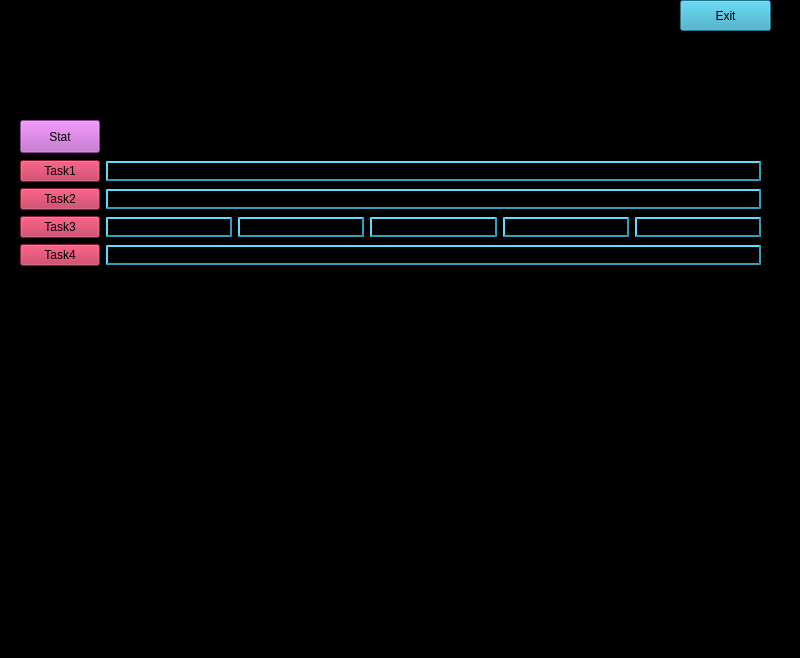
<?xml version="1.0" encoding="UTF-8"?>
<ui version="4.0">
 <class>MainWindow</class>
 <widget class="QMainWindow" name="MainWindow">
  <property name="geometry">
   <rect>
    <x>0</x>
    <y>0</y>
    <width>800</width>
    <height>658</height>
   </rect>
  </property>
  <property name="windowTitle">
   <string>MainWindow</string>
  </property>
  <property name="styleSheet">
   <string notr="true">background-color: rgb(0,0,0)</string>
  </property>
  <widget class="QWidget" name="centralwidget">
   <widget class="QWidget" name="gridLayoutWidget">
    <property name="geometry">
     <rect>
      <x>20</x>
      <y>160</y>
      <width>741</width>
      <height>371</height>
     </rect>
    </property>
    <layout class="QGridLayout" name="gridLayout">
     <item row="2" column="2">
      <widget class="QLineEdit" name="lineEditTask2">
       <property name="styleSheet">
        <string notr="true"> border-style: outset;
 border-width: 2px;
 border-color: rgb(47, 161, 190)</string>
       </property>
      </widget>
     </item>
     <item row="4" column="2">
      <widget class="QLineEdit" name="lineEditTask4">
       <property name="styleSheet">
        <string notr="true"> border-style: outset;
 border-width: 2px;
 border-color: rgb(47, 161, 190)</string>
       </property>
      </widget>
     </item>
     <item row="3" column="0">
      <widget class="QPushButton" name="pushButtonTask3">
       <property name="styleSheet">
        <string notr="true">background-color: rgb(187, 38, 73)</string>
       </property>
       <property name="text">
        <string>Task3</string>
       </property>
      </widget>
     </item>
     <item row="3" column="2">
      <layout class="QHBoxLayout" name="horizontalLayout_2">
       <item>
        <widget class="QLineEdit" name="lineTask31">
         <property name="styleSheet">
          <string notr="true"> border-style: outset;
 border-width: 2px;
 border-color: rgb(47, 161, 190)</string>
         </property>
        </widget>
       </item>
       <item>
        <widget class="QLineEdit" name="lineTask32">
         <property name="styleSheet">
          <string notr="true"> border-style: outset;
 border-width: 2px;
 border-color: rgb(47, 161, 190)

</string>
         </property>
        </widget>
       </item>
       <item>
        <widget class="QLineEdit" name="lineTask33">
         <property name="styleSheet">
          <string notr="true"> border-style: outset;
 border-width: 2px;
 border-color: rgb(47, 161, 190)</string>
         </property>
        </widget>
       </item>
       <item>
        <widget class="QLineEdit" name="lineTask34">
         <property name="styleSheet">
          <string notr="true"> border-style: outset;
 border-width: 2px;
 border-color: rgb(47, 161, 190)</string>
         </property>
        </widget>
       </item>
       <item>
        <widget class="QLineEdit" name="lineTask35">
         <property name="styleSheet">
          <string notr="true"> border-style: outset;
 border-width: 2px;
 border-color: rgb(47, 161, 190)</string>
         </property>
        </widget>
       </item>
      </layout>
     </item>
     <item row="1" column="0">
      <widget class="QPushButton" name="pushButtonTask1">
       <property name="styleSheet">
        <string notr="true">background-color: rgb(187, 38, 73)</string>
       </property>
       <property name="text">
        <string>Task1</string>
       </property>
      </widget>
     </item>
     <item row="2" column="0">
      <widget class="QPushButton" name="pushButtonTask2">
       <property name="styleSheet">
        <string notr="true">background-color: rgb(187, 38, 73)</string>
       </property>
       <property name="text">
        <string>Task2</string>
       </property>
      </widget>
     </item>
     <item row="4" column="0">
      <widget class="QPushButton" name="pushButtonTask4">
       <property name="styleSheet">
        <string notr="true">background-color: rgb(187, 38, 73)</string>
       </property>
       <property name="text">
        <string>Task4</string>
       </property>
      </widget>
     </item>
     <item row="1" column="2">
      <widget class="QLineEdit" name="lineEditTask1">
       <property name="styleSheet">
        <string notr="true"> border-style: outset;
 border-width: 2px;
 border-color: rgb(47, 161, 190)</string>
       </property>
      </widget>
     </item>
     <item row="6" column="2" rowspan="2">
      <widget class="QLabel" name="label">
       <property name="maximumSize">
        <size>
         <width>653</width>
         <height>373</height>
        </size>
       </property>
       <property name="text">
        <string/>
       </property>
       <property name="alignment">
        <set>Qt::AlignmentFlag::AlignLeading|Qt::AlignmentFlag::AlignLeft|Qt::AlignmentFlag::AlignTop</set>
       </property>
       <property name="wordWrap">
        <bool>true</bool>
       </property>
      </widget>
     </item>
    </layout>
   </widget>
   <widget class="QPushButton" name="pushButtonExit">
    <property name="geometry">
     <rect>
      <x>680</x>
      <y>0</y>
      <width>91</width>
      <height>31</height>
     </rect>
    </property>
    <property name="styleSheet">
     <string notr="true">background-color: rgb(47, 161, 190)</string>
    </property>
    <property name="text">
     <string>Exit</string>
    </property>
   </widget>
   <widget class="QTextBrowser" name="textBrowser">
    <property name="geometry">
     <rect>
      <x>20</x>
      <y>10</y>
      <width>601</width>
      <height>141</height>
     </rect>
    </property>
    <property name="html">
     <string>&lt;!DOCTYPE HTML PUBLIC &quot;-//W3C//DTD HTML 4.0//EN&quot; &quot;http://www.w3.org/TR/REC-html40/strict.dtd&quot;&gt;
&lt;html&gt;&lt;head&gt;&lt;meta name=&quot;qrichtext&quot; content=&quot;1&quot; /&gt;&lt;meta charset=&quot;utf-8&quot; /&gt;&lt;style type=&quot;text/css&quot;&gt;
p, li { white-space: pre-wrap; }
hr { height: 1px; border-width: 0; }
li.unchecked::marker { content: &quot;\2610&quot;; }
li.checked::marker { content: &quot;\2612&quot;; }
&lt;/style&gt;&lt;/head&gt;&lt;body style=&quot; font-family:'Hack'; font-size:16pt; font-weight:400; font-style:normal;&quot;&gt;
&lt;p style=&quot; margin-top:0px; margin-bottom:0px; margin-left:0px; margin-right:0px; -qt-block-indent:0; text-indent:0px;&quot;&gt;Task1: AES&lt;/p&gt;
&lt;p style=&quot; margin-top:0px; margin-bottom:0px; margin-left:0px; margin-right:0px; -qt-block-indent:0; text-indent:0px;&quot;&gt;Task2: SHA-512&lt;/p&gt;
&lt;p style=&quot; margin-top:0px; margin-bottom:0px; margin-left:0px; margin-right:0px; -qt-block-indent:0; text-indent:0px;&quot;&gt;Task3: Dichotomy Method&lt;/p&gt;
&lt;p style=&quot; margin-top:0px; margin-bottom:0px; margin-left:0px; margin-right:0px; -qt-block-indent:0; text-indent:0px;&quot;&gt;Task4: Dijkstra Algorithm&lt;/p&gt;
&lt;p style=&quot;-qt-paragraph-type:empty; margin-top:0px; margin-bottom:0px; margin-left:0px; margin-right:0px; -qt-block-indent:0; text-indent:0px;&quot;&gt;&lt;br /&gt;&lt;/p&gt;&lt;/body&gt;&lt;/html&gt;</string>
    </property>
   </widget>
   <widget class="QPushButton" name="pushButtonStat">
    <property name="geometry">
     <rect>
      <x>20</x>
      <y>120</y>
      <width>80</width>
      <height>33</height>
     </rect>
    </property>
    <property name="styleSheet">
     <string notr="true">background-color: rgb(192, 97, 203)</string>
    </property>
    <property name="text">
     <string>Stat</string>
    </property>
   </widget>
  </widget>
  <widget class="QMenuBar" name="menubar">
   <property name="geometry">
    <rect>
     <x>0</x>
     <y>0</y>
     <width>800</width>
     <height>30</height>
    </rect>
   </property>
  </widget>
  <widget class="QStatusBar" name="statusbar"/>
 </widget>
 <resources/>
 <connections/>
</ui>
